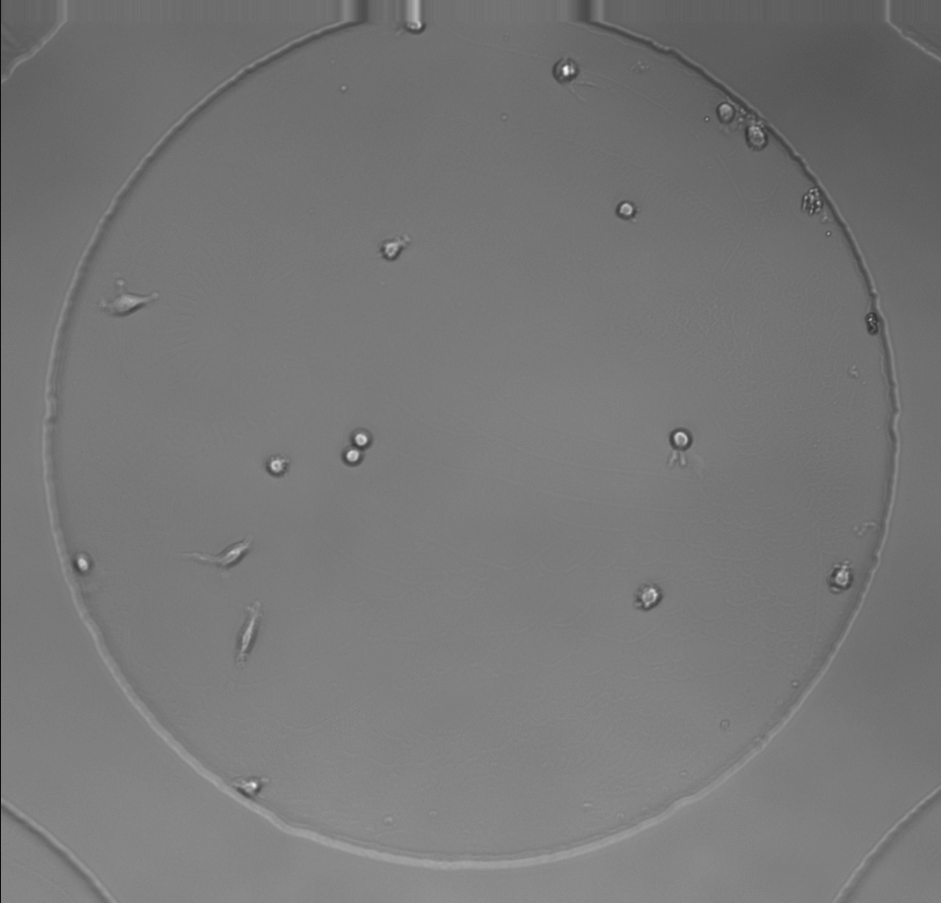
#> input picture hucre.png, 942 x 903 px
$ jupyter execute final.ipynb   (older library calls are emulated)
#> lines starting #> are read from the running program, lines starting #| are printed output that depends on the picture; after the words box and inside, x2 and y2 are one past the last pixel; in counts of white or black regions, pixels touching at a corner belong together
### Kütüphanelerin Tanımlanması

[cell 1]
import cv2
from matplotlib import pyplot as plt
import numpy as np

### Fonksiyonların Tanımlanması

[cell 2]
def resmi_goster(image, title,  cmap="gray"):

  plt.title(title)
  plt.imshow(image, cmap=cmap)
  plt.axis('off')
  plt.show()


def dilation(image, kernel_size, iterations, kernel="np"):

    if kernel == "np":
        kernel = np.ones((kernel_size, kernel_size), np.uint8)
    elif kernel == "cv2":
        kernel = cv2.getStructuringElement(cv2.MORPH_ELLIPSE, (kernel_size, kernel_size))

    dilated_img = cv2.dilate(image, kernel, iterations=iterations)
    return dilated_img


def erosion(image, kernel_size, iterations, kernel="np"):

    if kernel == "np":
        kernel = np.ones((kernel_size, kernel_size), np.uint8)
    elif kernel == "cv2":
        kernel = cv2.getStructuringElement(cv2.MORPH_ELLIPSE, (kernel_size, kernel_size))

    eroded_img = cv2.erode(image, kernel, iterations=iterations)
    return eroded_img

### Görüntünün Alınması

[cell 3]
path = "./hucre.png"

img = cv2.imread(path, 0)
#> img is the input picture: shape (903, 942); min 14, max 255, mean 119.1

### Görüntüyü Göster

[cell 4]
resmi_goster(img, "Orijinal Görüntü")

### Görüntüye Yumuşatma (Smoothing) Uygulanması

[cell 5]
smooth_img = cv2.GaussianBlur(img, (5,5), 0)
resmi_goster(smooth_img, "Yumuşatılmış Görüntü")

### 1) Verilen Görüntüye Keskinleştirme Uygulayınız.

[cell 6]
laplace_full = cv2.Laplacian(smooth_img, cv2.CV_8U,3,3,2)
laplace_img = cv2.convertScaleAbs(laplace_full)

resmi_goster(laplace_img, "Keskinleştirme Sonrası")

### 2) Elde Edilen Görüntüye En Uygun Eşikleme Yöntemini Uygulayarak İkili Görüntüye Dönüştürün.

[cell 7]
ret, binary_image = cv2.threshold(laplace_img, 0, 255, cv2.THRESH_BINARY_INV +  cv2.THRESH_OTSU)
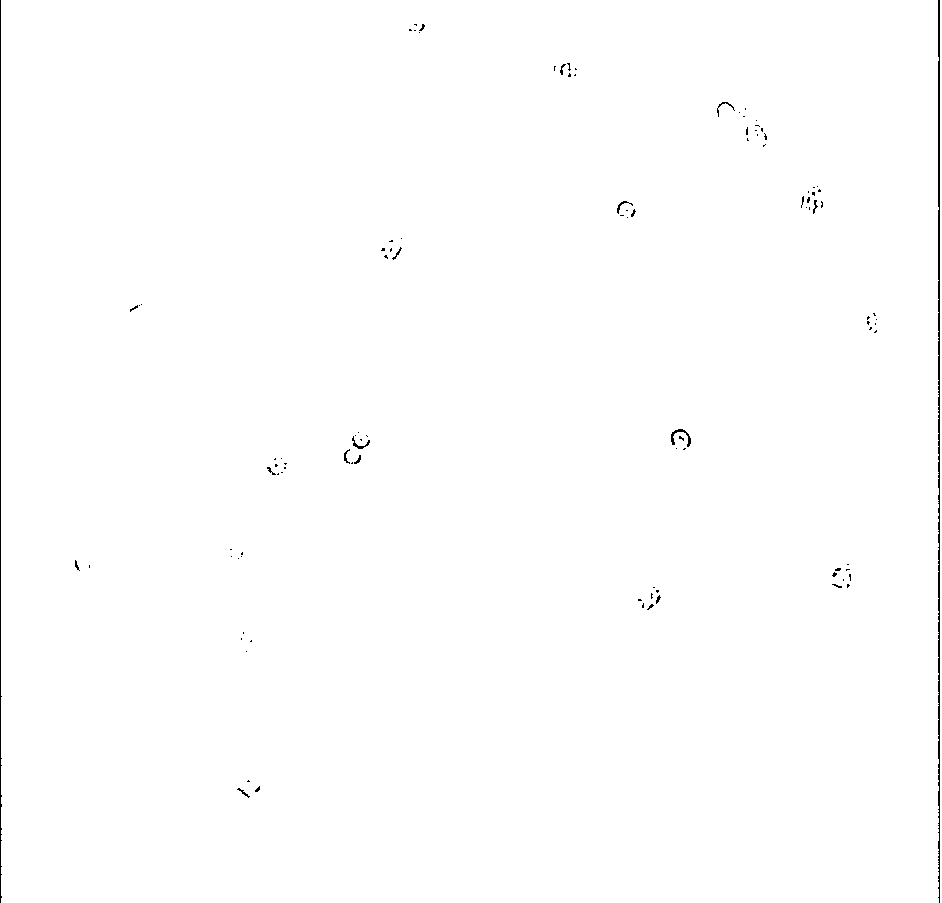
#> binary_image: shape (903, 942); 99.6% white; black in thin lines or dots
#> ret = 64

print("Threshold Değeri: ", ret)
#| Threshold Değeri:  64.0

resmi_goster(binary_image, "İkili Görüntü")

### 3) Morfolojik Teknik Uygulama

[cell 8]
#There should be at least 5 points to fit the ellipse in function 'cv::fitEllipseNoDirect' hatasının giderilmesi
# iterasyon sayısı arttırılmalı. Böylelikle boşluk olan alanlar birleşir ve bir elipse oluşturulabilir.
morf_img = erosion(binary_image, kernel_size=5, iterations=4, kernel="cv2")
#> in erosion, `eroded_img = cv2.erode(image, kernel, iterations=iterations)`: eroded_img: shape (903, 942); 95.9% white; 19 black regions, largest, box (x1, y1, x2, y2) and area: (930, 0, 942, 903) 10835, (0, 0, 10, 903) 8220, (709, 94, 775, 155) 2078
#morf_img = perform_dilation(morf_img, kernel_size=3, iterations=1)

morf_img = cv2.bitwise_not(morf_img)

resmi_goster(morf_img, "MORFOLOJIK ISLEMLER SONRASI")

### 4) CCL Algoritmasının Uygulanması

[cell 9]
nb_components, comp, stats, centroids = cv2.connectedComponentsWithStats( morf_img, connectivity=8)
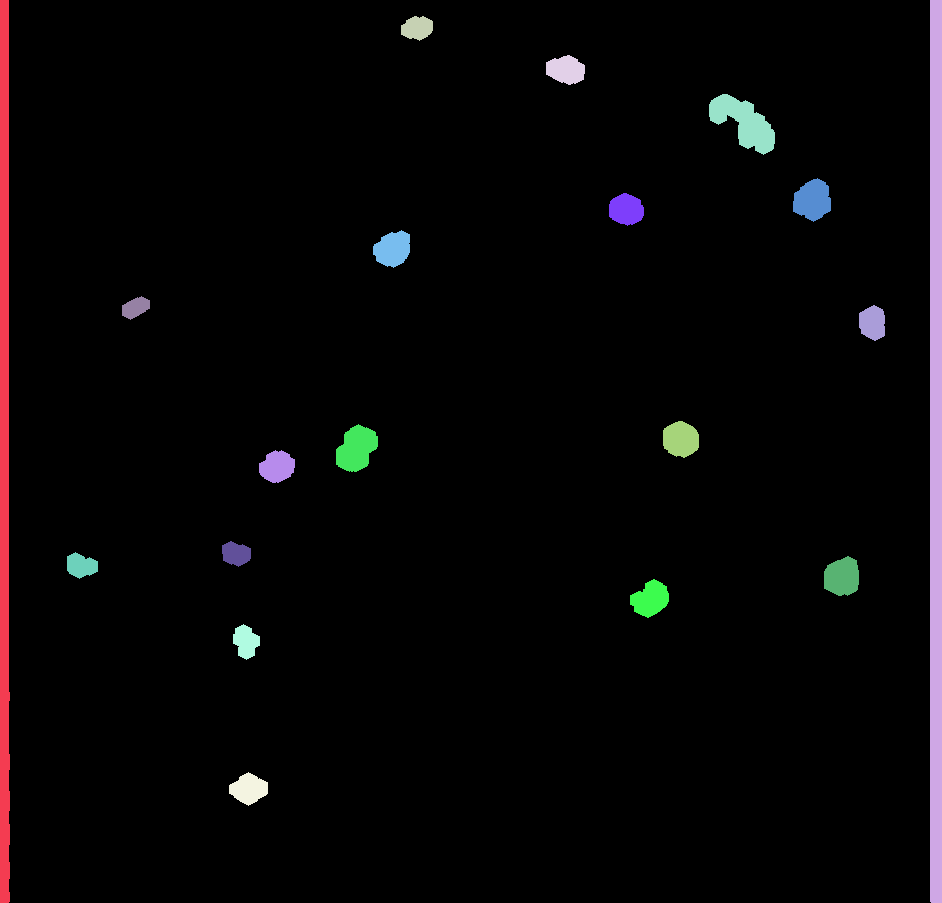
#> comp: shape (903, 942) int32; 20 distinct labels, from 0 to 19; one colour per label, 0 black
#> nb_components = 20; stats = 20 rows, first 6: [9, 0, 922, 903, 815707], [0, 0, 10, 903, 8220], [930, 0, 12, 903, 10835], [401, 16, 32, 25, 595], [546, 55, 39, 30, 861], [709, 94, 66, 61, 2078]; centroids = 20 rows, first 8: [467.8, 452.6], [4.06, 455.1], [935.5, 451], [416.9, 27.62], [565.5, 69.53], [743.6, 122.1], [812.3, 199.7], [625.8, 209.2]
sizes = stats[1:, -1];
#> sizes = 19 values, max 10835 at index 1, min 437 at index 8, mean 1837.8
nb_components = nb_components - 1
#> nb_components = 19
print("nb_components: ", nb_components)
#| nb_components:  19

### 5) Bileşenleri Farklı Renklerle Görüntüleyerek Sonuçları Gösteriniz.

[cell 10]
# Normal gösterim
resmi_goster(comp, title="CCL" ,cmap="nipy_spectral")


# Hue Gösterimi (Araştırmalar sonucunda görülmüş ve denenmek istenmiştir!)
label_hue = np.uint8(179*comp/np.max(comp))
blank_ch = 255*np.ones_like(label_hue)
labeled_img = cv2.merge([label_hue, blank_ch, blank_ch])

# RGB ye çevir
labeled_img = cv2.cvtColor(labeled_img, cv2.COLOR_HSV2BGR)
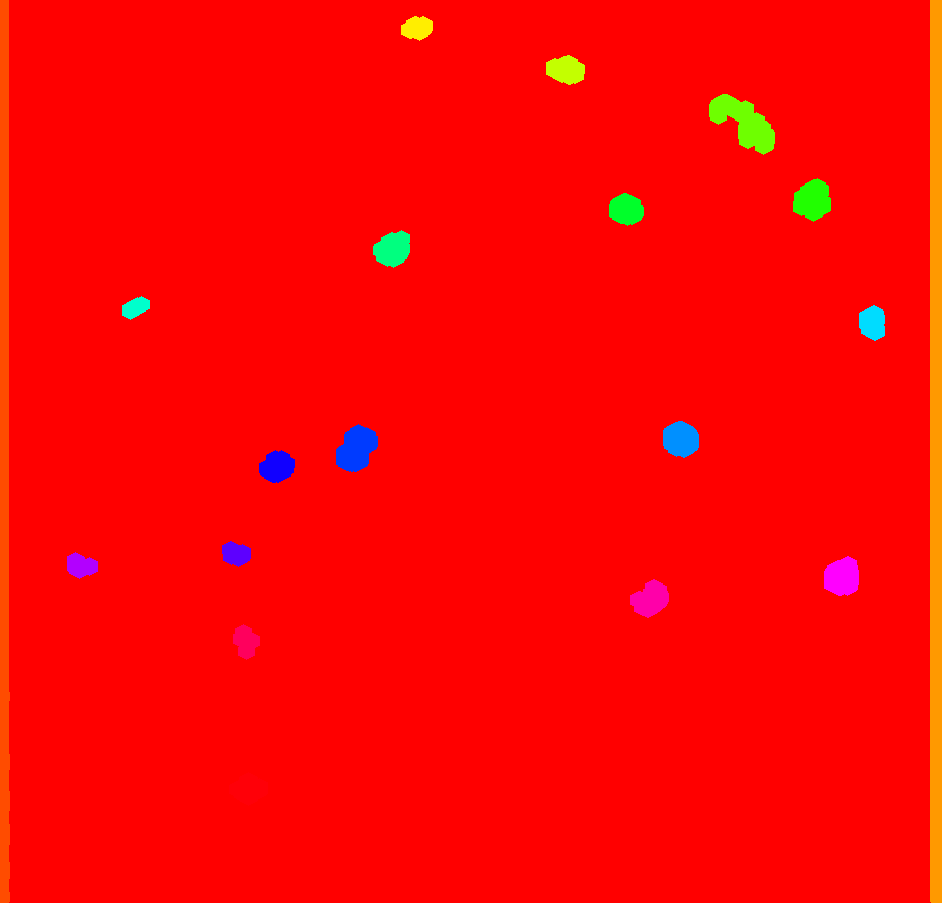
#> labeled_img: shape (903, 942, 3); mean B, G, R 2.5, 5.3, 252.2

# Arkaplanı siyah yap
labeled_img[label_hue==0] = 0

resmi_goster(labeled_img, "CCL - HUE")

### 6) İlgili Her Bölge/Nesne İçin Alanı, Yönü ve Daireselliği (Area, Orientation, Circularity) Hesaplayınız.

[cell 11]
area=np.zeros(nb_components)
#> area = 19 values from 0 to 0
perimeter=np.zeros(nb_components, dtype=int)
#> perimeter = 19 values from 0 to 0
circularity=np.zeros(nb_components)
#> circularity = 19 values from 0 to 0
orientation=np.zeros(nb_components)
#> orientation = 19 values from 0 to 0


for i in range(0, nb_components):

    img2 = np.zeros((comp.shape),dtype = np.uint8)
    img2[comp == i ] = 255

    contours,hierarchy = cv2.findContours(img2, 1, 2)
    cnt = contours[0]

    #num_points = len(cnt)
    #print(f"Kontürdeki Nokta Sayısı: {num_points}")


    # Alan
    area[i] = cv2.contourArea(cnt)

    # Çevre
    perimeter[i] = cv2.arcLength(cnt,True)

    # Dairesellik (Circularity)
    circularity[i] = (4 * np.pi * area[i]) / (perimeter[i] ** 2)


    (x,y),(MA,ma),angle = cv2.fitEllipse(cnt)
    orientation[i] = angle

    print("{0} . bileşen için alan: {1}, dairesellik: {2}, yön: {3}".format(i + 1, area[i], circularity[i], orientation[i]))
#> img2: shape (903, 942); 0.08% white; 1 white region, box (x1, y1, x2, y2) and area: (233, 624, 260, 660) 645

### 7) Her Bölgenin Sınır Piksellerini Tanımlayın (Edge Detection). Alanın Çevreye Oranını, Kompaktlığı (Compactness, the ratio of the area to the perimeter) Hesaplayın

[cell 12]
alan = np.zeros(nb_components)
#> alan = 19 values from 0 to 0
cevre = np.zeros(nb_components)
kompaktlik = np.zeros(nb_components)

ccl_edges = []

for i in range(0, nb_components):

    # Region of Interest
    component_roi = np.uint8(comp == i) * 255

    # Canny Edge Detection
    edges = cv2.Canny(component_roi, 50, 150)

    ccl_edges.append(edges)
    #resmi_goster(edges, "EDGES")

    # Alan
    contours, _ = cv2.findContours(edges, cv2.RETR_EXTERNAL, cv2.CHAIN_APPROX_SIMPLE)
    alan[i] = cv2.contourArea(contours[0])

    # Çevre
    cevre[i] = cv2.arcLength(contours[0], closed=True)

    # Kompaktlık
    kompaktlik[i] = alan[i] / cevre[i]

    print("{0}.bileşen için alan: {1:,.3f}, çevre: {2:,.3f}, kompaktlık: {3:,.3f}".format(i + 1, alan[i], cevre[i], kompaktlik[i]))
#> this loop made 19 passes
#> contours on passes 2, 19: 1 contour, all with area under 20, 1 contour, all with area under 20
#> pass 1, `edges = cv2.Canny(component_roi, 50, 150)`:
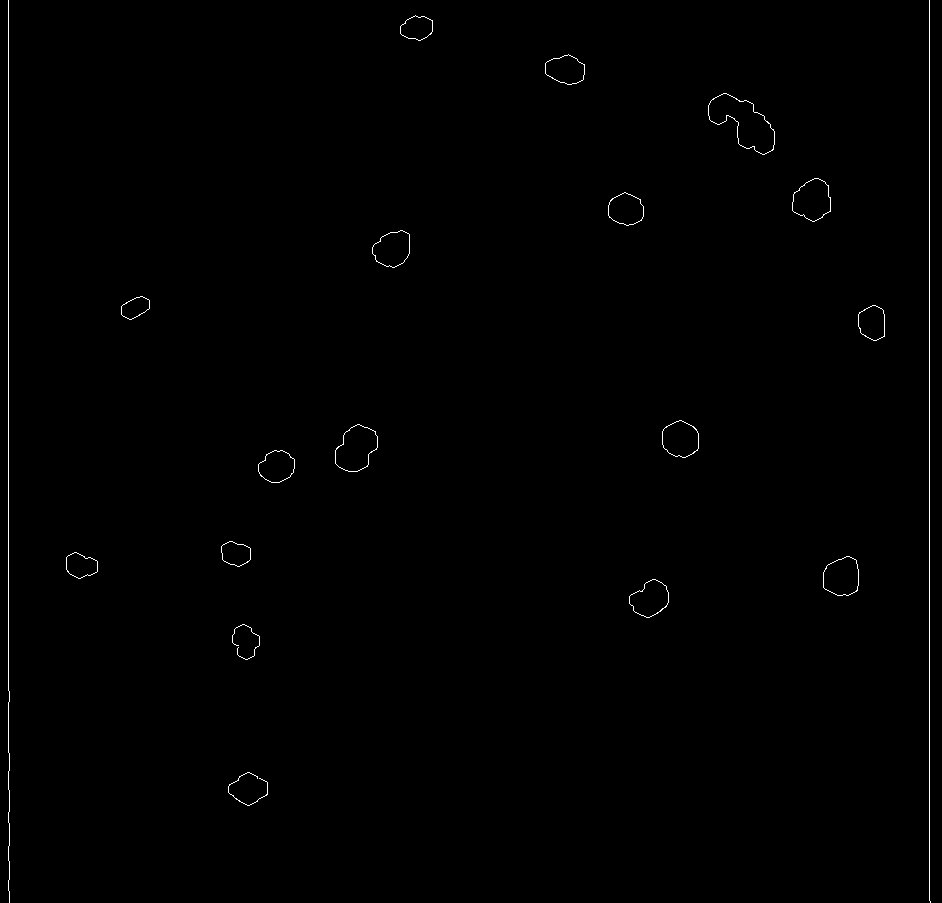
#> edges: shape (903, 942); 0.43% white in thin lines or dots
#> after the loop: edges: shape (903, 942); 0.01% white in thin lines or dots, all inside (x1, y1, x2, y2) = (232, 624, 260, 660)
#> after the loop, alan = 19 values, max 2084.5 at index 5, min 0 at index 1, mean 756.1; ccl_edges = 19 items; cevre = 19 values, max 1813.1 at index 1, min 84.43 at index 9, mean 311.7; kompaktlik = 19 values, max 9.19 at index 12, min 0 at index 1, mean 5.9

### Canny ile belirlenmiş tüm sınırların ekrana bastırılması

[cell 13]
rows = 4
cols = 5
fig, axes = plt.subplots(rows, cols, figsize=(20, 20))

print("len ccl_edges: ", len(ccl_edges))
#| len ccl_edges:  19
ccl_edges.append(morf_img)

for i in range(rows):
    for j in range(cols):
        index = i * cols + j
        if index < len(edges):
            axes[i, j].imshow(ccl_edges[index], cmap='gray')
            axes[i, j].axis('off')
        else:
            axes[i, j].axis('off')

plt.show()
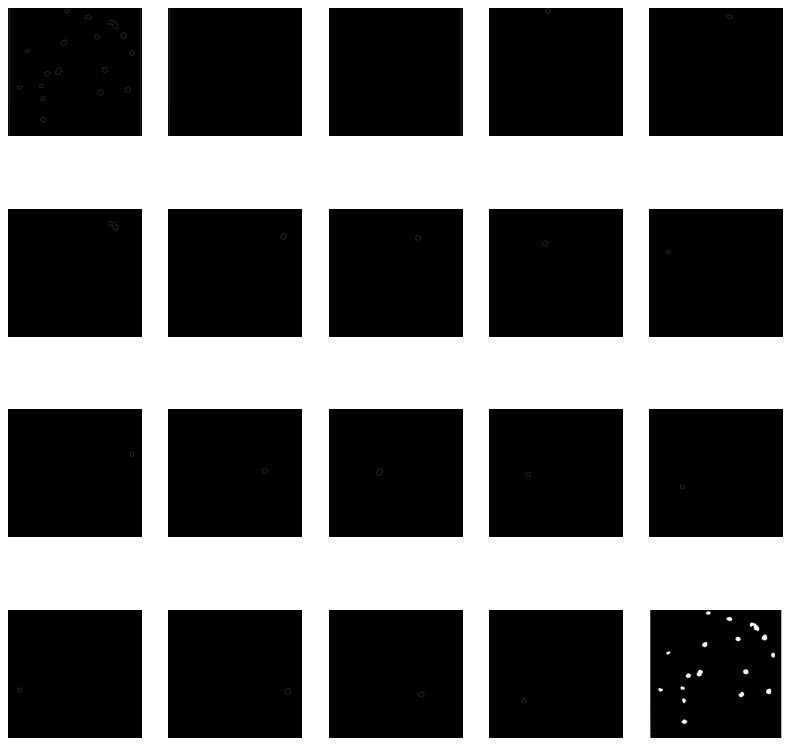
#> figure drawn by matplotlib, 20 panels
